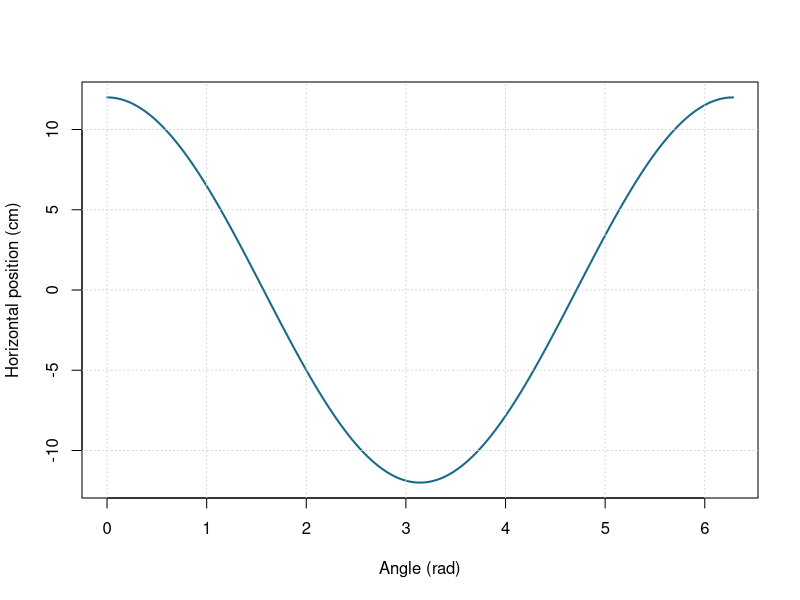

The R script that drew this image:
# Applied investigation: Rotating imaging platform
# 1. Define the input domain and model
x <- seq(0, 6.28318530718, length.out = 301)
y <- 12*cos(x)

# 2. Inspect numerical predictions
idx <- unique(round(seq(1, length(x), length.out = 5)))
print(data.frame(input = x[idx], output = y[idx]))

# 3. Visualize the model with labeled axes
plot(x, y, type = "l", lwd = 2, col = "#176B87",
     xlab = "Angle (rad)", ylab = "Horizontal position (cm)")
grid()

# 4. Check the sampled output range
print(range(y))
